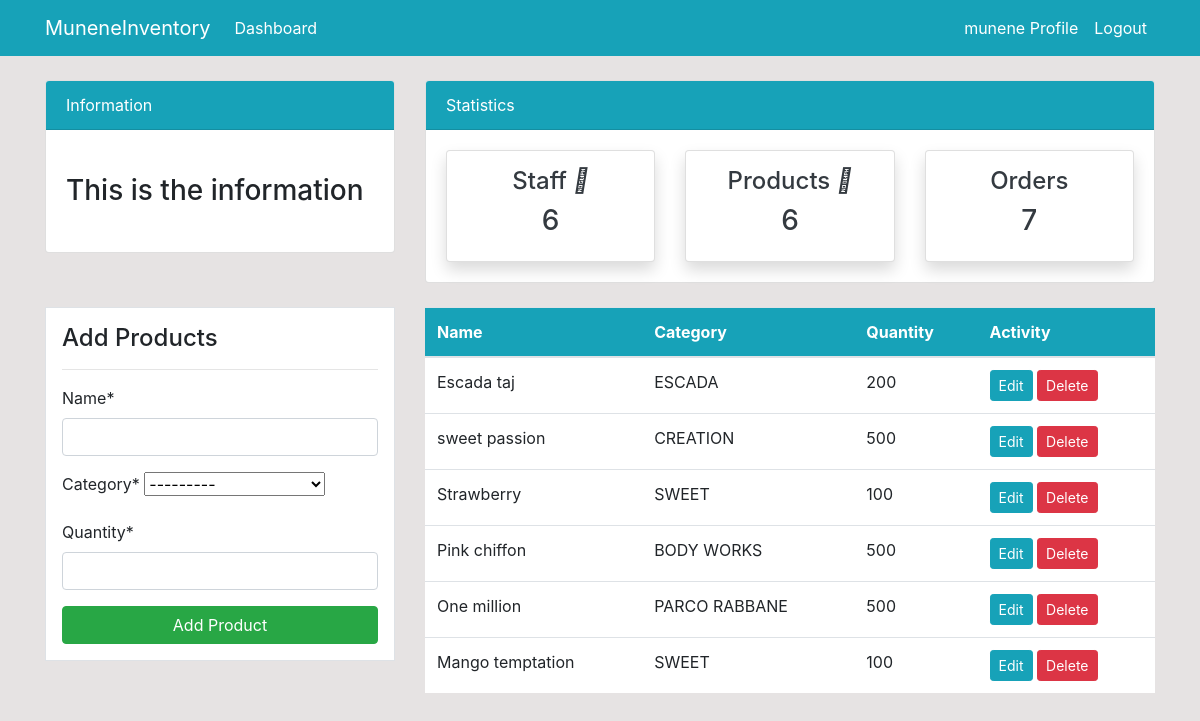
/product/ (signed in), run on the app's committed database.
### dashboard/models.py (models this page shows, shortened)
class Product(models.Model):
    name = models.CharField(max_length=100, null=True)
    category = models.CharField(max_length=50, choices=CATEGORY, null=True)
    quantity = models.PositiveIntegerField(null=True)
    class Meta:
        verbose_name_plural = 'Product'

### dashboard/views.py (the view)
# urls.py: path('product/', views.product, name= 'dashboard-product'),
@login_required
def product(request):
    items = Product.objects.all()
    product_count = items.count()
    workers_count = User.objects.all().count()
    orders_count = Order.objects.all().count()
    if request.method == 'POST':
        form = ProductForm(request.POST)
        if form.is_valid():
            form.save()
            product_name = form.cleaned_data.get('name')
            messages.success(request, f'{product_name} has been added')
            return redirect('dashboard-product')
    else:
        form = ProductForm()
    context = {
        'items': items,
        'form': form,
        'workers_count': workers_count,
        'orders_count': orders_count,
        'product_count': product_count,
    }
    return render(request, 'dashboard/product.html', context)

### dashboard/forms.py
class ProductForm(forms.ModelForm):
    class Meta:
        model = Product
        fields = ['name', 'category', 'quantity',]

### templates/dashboard/product.html (shortened to what this page needs)
{% extends 'partials/base.html' %}
{% load crispy_forms_tags %}
{% block content %}
{% include 'partials/topnav.html' %}
<div class="container">
    <div class="row my-4">
        <div class="col-md-4">
            <div class="border bg-white p-3">
                <h4>Add Products</h4>
                <hr>
                <form method="POST">
                    {{ form|crispy }}
                    <input class="btn btn-success btn-block" type="submit" value="Add Product">
                </form>
            </div>
        </div>
        <div class="col-md-8">
            <table class="table bg-white">
                <thead class="bg-info">
                <tr class="text-white">
                    <th scope="col">Name</th>
                    <th scope="col">Category</th>
                    <th scope="col">Quantity</th>
                    <th scope="col">Activity</th>
                </tr>
                </thead>
                <tbody>
                    {% for item in items %}
                    <tr>
                        <td>{{ item.name }}</td>
                        <td>{{ item.category }}</td>
                        <td>{{ item.quantity }}</td>
                        <td>
                            <a class="btn btn-info btn-sm" href="{% url 'dashboard-product-update' item.id %}">Edit</a>
                            <a class="btn btn-danger btn-sm" href="{% url 'dashboard-product-delete' item.id %}">Delete</a>
                        </td>
                    </tr>
                    {% endfor %}
                </tbody>
            </table>
        </div>
    </div>
</div>
{% endblock %}

### templates/partials/nav.html (shortened to what this page needs)
<nav class="navbar navbar-expand-lg navbar-info bg-info">
    {% if user.is_authenticated %}
    <div class="container">
        <a class="navbar-brand text-white" href="{% url 'dashboard-index' %}">MuneneInventory</a>
        <div class="collapse navbar-collapse" id="navbarSupportedContent">
            <ul class="navbar-nav mr-auto">
                <li class="nav-item active">
                    <a class="nav-link text-white" href="{% url 'dashboard-index' %}">Dashboard <span class="sr-only">(current)</span></a>
                </li>
            </ul>
            <ul class="navbar-nav ml-auto">
                <li class="nav-item active">
                    <a class="nav-link text-white" href="{% url 'user-profile' %}">{{ user.username }} Profile </a>
                </li>
                <li class="nav-item">
                    <a class="nav-link text-white" href="{% url 'user-logout' %}">Logout</a>
                </li>
            </ul>
            {% endif %}
        </div>
    </div>
</nav>

### static/style.css (style rules this page uses)
body { background: rgb(230, 227, 227); }

### data on the page
Product: name "Escada taj", category "ESCADA", quantity "200"
Product: name "sweet passion", category "CREATION", quantity "500"
Product: name "Strawberry", category "SWEET", quantity "100"
Product: name "Pink chiffon", category "BODY WORKS", quantity "500"
Product: name "One million", category "PARCO RABBANE", quantity "500"
Product: name "Mango temptation", category "SWEET", quantity "100"

### other printed values
{{ user.username }} "munene"
{{ workers_count }} "6"
{{ product_count }} "6"
{{ orders_count }} "7"
{{ field.label }} "Name" "Category" "Quantity"
